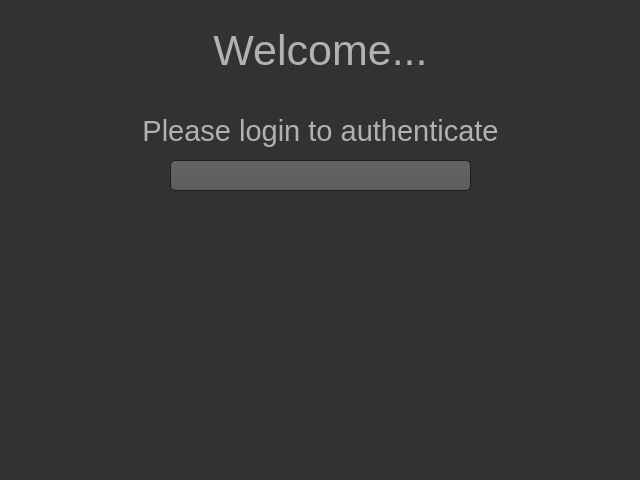
<?xml version="1.0" encoding="UTF-8"?>
<ui version="4.0">
 <class>Form</class>
 <widget class="QWidget" name="Form">
  <property name="geometry">
   <rect>
    <x>0</x>
    <y>0</y>
    <width>640</width>
    <height>480</height>
   </rect>
  </property>
  <property name="palette">
   <palette>
    <active>
     <colorrole role="WindowText">
      <brush brushstyle="SolidPattern">
       <color alpha="255">
        <red>177</red>
        <green>177</green>
        <blue>177</blue>
       </color>
      </brush>
     </colorrole>
     <colorrole role="Button">
      <brush brushstyle="SolidPattern">
       <color alpha="255">
        <red>50</red>
        <green>50</green>
        <blue>50</blue>
       </color>
      </brush>
     </colorrole>
     <colorrole role="Text">
      <brush brushstyle="SolidPattern">
       <color alpha="255">
        <red>177</red>
        <green>177</green>
        <blue>177</blue>
       </color>
      </brush>
     </colorrole>
     <colorrole role="ButtonText">
      <brush brushstyle="SolidPattern">
       <color alpha="255">
        <red>177</red>
        <green>177</green>
        <blue>177</blue>
       </color>
      </brush>
     </colorrole>
     <colorrole role="Base">
      <brush brushstyle="SolidPattern">
       <color alpha="255">
        <red>50</red>
        <green>50</green>
        <blue>50</blue>
       </color>
      </brush>
     </colorrole>
     <colorrole role="Window">
      <brush brushstyle="SolidPattern">
       <color alpha="255">
        <red>50</red>
        <green>50</green>
        <blue>50</blue>
       </color>
      </brush>
     </colorrole>
    </active>
    <inactive>
     <colorrole role="WindowText">
      <brush brushstyle="SolidPattern">
       <color alpha="255">
        <red>177</red>
        <green>177</green>
        <blue>177</blue>
       </color>
      </brush>
     </colorrole>
     <colorrole role="Button">
      <brush brushstyle="SolidPattern">
       <color alpha="255">
        <red>50</red>
        <green>50</green>
        <blue>50</blue>
       </color>
      </brush>
     </colorrole>
     <colorrole role="Text">
      <brush brushstyle="SolidPattern">
       <color alpha="255">
        <red>177</red>
        <green>177</green>
        <blue>177</blue>
       </color>
      </brush>
     </colorrole>
     <colorrole role="ButtonText">
      <brush brushstyle="SolidPattern">
       <color alpha="255">
        <red>177</red>
        <green>177</green>
        <blue>177</blue>
       </color>
      </brush>
     </colorrole>
     <colorrole role="Base">
      <brush brushstyle="SolidPattern">
       <color alpha="255">
        <red>50</red>
        <green>50</green>
        <blue>50</blue>
       </color>
      </brush>
     </colorrole>
     <colorrole role="Window">
      <brush brushstyle="SolidPattern">
       <color alpha="255">
        <red>50</red>
        <green>50</green>
        <blue>50</blue>
       </color>
      </brush>
     </colorrole>
    </inactive>
    <disabled>
     <colorrole role="WindowText">
      <brush brushstyle="SolidPattern">
       <color alpha="255">
        <red>64</red>
        <green>64</green>
        <blue>64</blue>
       </color>
      </brush>
     </colorrole>
     <colorrole role="Button">
      <brush brushstyle="SolidPattern">
       <color alpha="255">
        <red>50</red>
        <green>50</green>
        <blue>50</blue>
       </color>
      </brush>
     </colorrole>
     <colorrole role="Text">
      <brush brushstyle="SolidPattern">
       <color alpha="255">
        <red>64</red>
        <green>64</green>
        <blue>64</blue>
       </color>
      </brush>
     </colorrole>
     <colorrole role="ButtonText">
      <brush brushstyle="SolidPattern">
       <color alpha="255">
        <red>64</red>
        <green>64</green>
        <blue>64</blue>
       </color>
      </brush>
     </colorrole>
     <colorrole role="Base">
      <brush brushstyle="SolidPattern">
       <color alpha="255">
        <red>50</red>
        <green>50</green>
        <blue>50</blue>
       </color>
      </brush>
     </colorrole>
     <colorrole role="Window">
      <brush brushstyle="SolidPattern">
       <color alpha="255">
        <red>50</red>
        <green>50</green>
        <blue>50</blue>
       </color>
      </brush>
     </colorrole>
    </disabled>
   </palette>
  </property>
  <property name="windowTitle">
   <string>Form</string>
  </property>
  <property name="styleSheet">
   <string notr="true">QToolTip
{
     border: 1px solid black;
     background-color: #ffa02f;
     padding: 1px;
     border-radius: 3px;
     opacity: 100;
}

QWidget
{
    color: #b1b1b1;
    background-color: #323232;
}

QWidget:item:hover
{
    background-color: QLinearGradient( x1: 0, y1: 0, x2: 0, y2: 1, stop: 0 #ffa02f, stop: 1 #ca0619);
    color: #000000;
}

QWidget:item:selected
{
    background-color: QLinearGradient( x1: 0, y1: 0, x2: 0, y2: 1, stop: 0 #ffa02f, stop: 1 #d7801a);
}

QMenuBar::item
{
    background: transparent;
}

QMenuBar::item:selected
{
    background: transparent;
    border: 1px solid #ffaa00;
}

QMenuBar::item:pressed
{
    background: #444;
    border: 1px solid #000;
    background-color: QLinearGradient(
        x1:0, y1:0,
        x2:0, y2:1,
        stop:1 #212121,
        stop:0.4 #343434/*,
        stop:0.2 #343434,
        stop:0.1 #ffaa00*/
    );
    margin-bottom:-1px;
    padding-bottom:1px;
}

QMenu
{
    border: 1px solid #000;
}

QMenu::item
{
    padding: 2px 20px 2px 20px;
}

QMenu::item:selected
{
    color: #000000;
}

QWidget:disabled
{
    color: #404040;
    background-color: #323232;
}

QAbstractItemView
{
    background-color: QLinearGradient( x1: 0, y1: 0, x2: 0, y2: 1, stop: 0 #4d4d4d, stop: 0.1 #646464, stop: 1 #5d5d5d);
}

QWidget:focus
{
    /*border: 2px solid QLinearGradient( x1: 0, y1: 0, x2: 0, y2: 1, stop: 0 #ffa02f, stop: 1 #d7801a);*/
}

QLineEdit
{
    background-color: QLinearGradient( x1: 0, y1: 0, x2: 0, y2: 1, stop: 0 #4d4d4d, stop: 0 #646464, stop: 1 #5d5d5d);
    padding: 1px;
    border-style: solid;
    border: 1px solid #1e1e1e;
    border-radius: 5;
}

QPushButton
{
    color: #b1b1b1;
    background-color: QLinearGradient( x1: 0, y1: 0, x2: 0, y2: 1, stop: 0 #565656, stop: 0.1 #525252, stop: 0.5 #4e4e4e, stop: 0.9 #4a4a4a, stop: 1 #464646);
    border-width: 1px;
    border-color: #1e1e1e;
    border-style: solid;
    border-radius: 6;
    padding: 3px;
    font-size: 12px;
    padding-left: 5px;
    padding-right: 5px;
}

QPushButton:pressed
{
    background-color: QLinearGradient( x1: 0, y1: 0, x2: 0, y2: 1, stop: 0 #2d2d2d, stop: 0.1 #2b2b2b, stop: 0.5 #292929, stop: 0.9 #282828, stop: 1 #252525);
}

QComboBox
{
    selection-background-color: #ffaa00;
    background-color: QLinearGradient( x1: 0, y1: 0, x2: 0, y2: 1, stop: 0 #565656, stop: 0.1 #525252, stop: 0.5 #4e4e4e, stop: 0.9 #4a4a4a, stop: 1 #464646);
    border-style: solid;
    border: 1px solid #1e1e1e;
    border-radius: 5;
}

QComboBox:hover,QPushButton:hover
{
    border: 2px solid QLinearGradient( x1: 0, y1: 0, x2: 0, y2: 1, stop: 0 #ffa02f, stop: 1 #d7801a);
}


QComboBox:on
{
    padding-top: 3px;
    padding-left: 4px;
    background-color: QLinearGradient( x1: 0, y1: 0, x2: 0, y2: 1, stop: 0 #2d2d2d, stop: 0.1 #2b2b2b, stop: 0.5 #292929, stop: 0.9 #282828, stop: 1 #252525);
    selection-background-color: #ffaa00;
}

QComboBox QAbstractItemView
{
    border: 2px solid darkgray;
    selection-background-color: QLinearGradient( x1: 0, y1: 0, x2: 0, y2: 1, stop: 0 #ffa02f, stop: 1 #d7801a);
}

QComboBox::drop-down
{
     subcontrol-origin: padding;
     subcontrol-position: top right;
     width: 15px;

     border-left-width: 0px;
     border-left-color: darkgray;
     border-left-style: solid; /* just a single line */
     border-top-right-radius: 3px; /* same radius as the QComboBox */
     border-bottom-right-radius: 3px;
 }

QComboBox::down-arrow
{
     image: url(:/down_arrow.png);
}

QGroupBox:focus
{
border: 2px solid QLinearGradient( x1: 0, y1: 0, x2: 0, y2: 1, stop: 0 #ffa02f, stop: 1 #d7801a);
}

QTextEdit:focus
{
    border: 2px solid QLinearGradient( x1: 0, y1: 0, x2: 0, y2: 1, stop: 0 #ffa02f, stop: 1 #d7801a);
}

QScrollBar:horizontal {
     border: 1px solid #222222;
     background: QLinearGradient( x1: 0, y1: 0, x2: 0, y2: 1, stop: 0.0 #121212, stop: 0.2 #282828, stop: 1 #484848);
     height: 7px;
     margin: 0px 16px 0 16px;
}

QScrollBar::handle:horizontal
{
      background: QLinearGradient( x1: 0, y1: 0, x2: 1, y2: 0, stop: 0 #ffa02f, stop: 0.5 #d7801a, stop: 1 #ffa02f);
      min-height: 20px;
      border-radius: 2px;
}

QScrollBar::add-line:horizontal {
      border: 1px solid #1b1b19;
      border-radius: 2px;
      background: QLinearGradient( x1: 0, y1: 0, x2: 1, y2: 0, stop: 0 #ffa02f, stop: 1 #d7801a);
      width: 14px;
      subcontrol-position: right;
      subcontrol-origin: margin;
}

QScrollBar::sub-line:horizontal {
      border: 1px solid #1b1b19;
      border-radius: 2px;
      background: QLinearGradient( x1: 0, y1: 0, x2: 1, y2: 0, stop: 0 #ffa02f, stop: 1 #d7801a);
      width: 14px;
     subcontrol-position: left;
     subcontrol-origin: margin;
}

QScrollBar::right-arrow:horizontal, QScrollBar::left-arrow:horizontal
{
      border: 1px solid black;
      width: 1px;
      height: 1px;
      background: white;
}

QScrollBar::add-page:horizontal, QScrollBar::sub-page:horizontal
{
      background: none;
}

QScrollBar:vertical
{
      background: QLinearGradient( x1: 0, y1: 0, x2: 1, y2: 0, stop: 0.0 #121212, stop: 0.2 #282828, stop: 1 #484848);
      width: 7px;
      margin: 16px 0 16px 0;
      border: 1px solid #222222;
}

QScrollBar::handle:vertical
{
      background: QLinearGradient( x1: 0, y1: 0, x2: 0, y2: 1, stop: 0 #ffa02f, stop: 0.5 #d7801a, stop: 1 #ffa02f);
      min-height: 20px;
      border-radius: 2px;
}

QScrollBar::add-line:vertical
{
      border: 1px solid #1b1b19;
      border-radius: 2px;
      background: QLinearGradient( x1: 0, y1: 0, x2: 0, y2: 1, stop: 0 #ffa02f, stop: 1 #d7801a);
      height: 14px;
      subcontrol-position: bottom;
      subcontrol-origin: margin;
}

QScrollBar::sub-line:vertical
{
      border: 1px solid #1b1b19;
      border-radius: 2px;
      background: QLinearGradient( x1: 0, y1: 0, x2: 0, y2: 1, stop: 0 #d7801a, stop: 1 #ffa02f);
      height: 14px;
      subcontrol-position: top;
      subcontrol-origin: margin;
}

QScrollBar::up-arrow:vertical, QScrollBar::down-arrow:vertical
{
      border: 1px solid black;
      width: 1px;
      height: 1px;
      background: white;
}


QScrollBar::add-page:vertical, QScrollBar::sub-page:vertical
{
      background: none;
}

QTextEdit
{
    background-color: #242424;
}

QPlainTextEdit
{
    background-color: #242424;
}

QHeaderView::section
{
    background-color: QLinearGradient(x1:0, y1:0, x2:0, y2:1, stop:0 #616161, stop: 0.5 #505050, stop: 0.6 #434343, stop:1 #656565);
    color: white;
    padding-left: 4px;
    border: 1px solid #6c6c6c;
}

QCheckBox:disabled
{
color: #414141;
}

QDockWidget::title
{
    text-align: center;
    spacing: 3px; /* spacing between items in the tool bar */
    background-color: QLinearGradient(x1:0, y1:0, x2:0, y2:1, stop:0 #323232, stop: 0.5 #242424, stop:1 #323232);
}

QDockWidget::close-button, QDockWidget::float-button
{
    text-align: center;
    spacing: 1px; /* spacing between items in the tool bar */
    background-color: QLinearGradient(x1:0, y1:0, x2:0, y2:1, stop:0 #323232, stop: 0.5 #242424, stop:1 #323232);
}

QDockWidget::close-button:hover, QDockWidget::float-button:hover
{
    background: #242424;
}

QDockWidget::close-button:pressed, QDockWidget::float-button:pressed
{
    padding: 1px -1px -1px 1px;
}

QMainWindow::separator
{
    background-color: QLinearGradient(x1:0, y1:0, x2:0, y2:1, stop:0 #161616, stop: 0.5 #151515, stop: 0.6 #212121, stop:1 #343434);
    color: white;
    padding-left: 4px;
    border: 1px solid #4c4c4c;
    spacing: 3px; /* spacing between items in the tool bar */
}

QMainWindow::separator:hover
{

    background-color: QLinearGradient(x1:0, y1:0, x2:0, y2:1, stop:0 #d7801a, stop:0.5 #b56c17 stop:1 #ffa02f);
    color: white;
    padding-left: 4px;
    border: 1px solid #6c6c6c;
    spacing: 3px; /* spacing between items in the tool bar */
}

QToolBar::handle
{
     spacing: 3px; /* spacing between items in the tool bar */
     background: url(:/images/handle.png);
}

QMenu::separator
{
    height: 2px;
    background-color: QLinearGradient(x1:0, y1:0, x2:0, y2:1, stop:0 #161616, stop: 0.5 #151515, stop: 0.6 #212121, stop:1 #343434);
    color: white;
    padding-left: 4px;
    margin-left: 10px;
    margin-right: 5px;
}

QProgressBar
{
    border: 2px solid grey;
    border-radius: 5px;
    text-align: center;
}

QProgressBar::chunk
{
    background-color: #d7801a;
    width: 2.15px;
    margin: 0.5px;
}

QTabBar::tab {
    color: #b1b1b1;
    border: 1px solid #444;
    border-bottom-style: none;
    background-color: #323232;
    padding-left: 10px;
    padding-right: 10px;
    padding-top: 3px;
    padding-bottom: 2px;
    margin-right: -1px;
}

QTabWidget::pane {
    border: 1px solid #444;
    top: 1px;
}

QTabBar::tab:last
{
    margin-right: 0; /* the last selected tab has nothing to overlap with on the right */
    border-top-right-radius: 3px;
}

QTabBar::tab:first:!selected
{
 margin-left: 0px; /* the last selected tab has nothing to overlap with on the right */


    border-top-left-radius: 3px;
}

QTabBar::tab:!selected
{
    color: #b1b1b1;
    border-bottom-style: solid;
    margin-top: 3px;
    background-color: QLinearGradient(x1:0, y1:0, x2:0, y2:1, stop:1 #212121, stop:.4 #343434);
}

QTabBar::tab:selected
{
    border-top-left-radius: 3px;
    border-top-right-radius: 3px;
    margin-bottom: 0px;
}

QTabBar::tab:!selected:hover
{
    /*border-top: 2px solid #ffaa00;
    padding-bottom: 3px;*/
    border-top-left-radius: 3px;
    border-top-right-radius: 3px;
    background-color: QLinearGradient(x1:0, y1:0, x2:0, y2:1, stop:1 #212121, stop:0.4 #343434, stop:0.2 #343434, stop:0.1 #ffaa00);
}

QRadioButton::indicator:checked, QRadioButton::indicator:unchecked{
    color: #b1b1b1;
    background-color: #323232;
    border: 1px solid #b1b1b1;
    border-radius: 6px;
}

QRadioButton::indicator:checked
{
    background-color: qradialgradient(
        cx: 0.5, cy: 0.5,
        fx: 0.5, fy: 0.5,
        radius: 1.0,
        stop: 0.25 #ffaa00,
        stop: 0.3 #323232
    );
}

QCheckBox::indicator{
    color: #b1b1b1;
    background-color: #323232;
    border: 1px solid #b1b1b1;
    width: 9px;
    height: 9px;
}

QRadioButton::indicator
{
    border-radius: 6px;
}

QRadioButton::indicator:hover, QCheckBox::indicator:hover
{
    border: 1px solid #ffaa00;
}

QCheckBox::indicator:checked
{
    image:url(:/images/checkbox.png);
}

QCheckBox::indicator:disabled, QRadioButton::indicator:disabled
{
    border: 1px solid #444;
}</string>
  </property>
  <widget class="QLabel" name="lblUser">
   <property name="geometry">
    <rect>
     <x>10</x>
     <y>110</y>
     <width>621</width>
     <height>41</height>
    </rect>
   </property>
   <property name="palette">
    <palette>
     <active>
      <colorrole role="WindowText">
       <brush brushstyle="SolidPattern">
        <color alpha="255">
         <red>177</red>
         <green>177</green>
         <blue>177</blue>
        </color>
       </brush>
      </colorrole>
      <colorrole role="Button">
       <brush brushstyle="SolidPattern">
        <color alpha="255">
         <red>50</red>
         <green>50</green>
         <blue>50</blue>
        </color>
       </brush>
      </colorrole>
      <colorrole role="Text">
       <brush brushstyle="SolidPattern">
        <color alpha="255">
         <red>177</red>
         <green>177</green>
         <blue>177</blue>
        </color>
       </brush>
      </colorrole>
      <colorrole role="ButtonText">
       <brush brushstyle="SolidPattern">
        <color alpha="255">
         <red>177</red>
         <green>177</green>
         <blue>177</blue>
        </color>
       </brush>
      </colorrole>
      <colorrole role="Base">
       <brush brushstyle="SolidPattern">
        <color alpha="255">
         <red>50</red>
         <green>50</green>
         <blue>50</blue>
        </color>
       </brush>
      </colorrole>
      <colorrole role="Window">
       <brush brushstyle="SolidPattern">
        <color alpha="255">
         <red>50</red>
         <green>50</green>
         <blue>50</blue>
        </color>
       </brush>
      </colorrole>
     </active>
     <inactive>
      <colorrole role="WindowText">
       <brush brushstyle="SolidPattern">
        <color alpha="255">
         <red>177</red>
         <green>177</green>
         <blue>177</blue>
        </color>
       </brush>
      </colorrole>
      <colorrole role="Button">
       <brush brushstyle="SolidPattern">
        <color alpha="255">
         <red>50</red>
         <green>50</green>
         <blue>50</blue>
        </color>
       </brush>
      </colorrole>
      <colorrole role="Text">
       <brush brushstyle="SolidPattern">
        <color alpha="255">
         <red>177</red>
         <green>177</green>
         <blue>177</blue>
        </color>
       </brush>
      </colorrole>
      <colorrole role="ButtonText">
       <brush brushstyle="SolidPattern">
        <color alpha="255">
         <red>177</red>
         <green>177</green>
         <blue>177</blue>
        </color>
       </brush>
      </colorrole>
      <colorrole role="Base">
       <brush brushstyle="SolidPattern">
        <color alpha="255">
         <red>50</red>
         <green>50</green>
         <blue>50</blue>
        </color>
       </brush>
      </colorrole>
      <colorrole role="Window">
       <brush brushstyle="SolidPattern">
        <color alpha="255">
         <red>50</red>
         <green>50</green>
         <blue>50</blue>
        </color>
       </brush>
      </colorrole>
     </inactive>
     <disabled>
      <colorrole role="WindowText">
       <brush brushstyle="SolidPattern">
        <color alpha="255">
         <red>64</red>
         <green>64</green>
         <blue>64</blue>
        </color>
       </brush>
      </colorrole>
      <colorrole role="Button">
       <brush brushstyle="SolidPattern">
        <color alpha="255">
         <red>50</red>
         <green>50</green>
         <blue>50</blue>
        </color>
       </brush>
      </colorrole>
      <colorrole role="Text">
       <brush brushstyle="SolidPattern">
        <color alpha="255">
         <red>64</red>
         <green>64</green>
         <blue>64</blue>
        </color>
       </brush>
      </colorrole>
      <colorrole role="ButtonText">
       <brush brushstyle="SolidPattern">
        <color alpha="255">
         <red>64</red>
         <green>64</green>
         <blue>64</blue>
        </color>
       </brush>
      </colorrole>
      <colorrole role="Base">
       <brush brushstyle="SolidPattern">
        <color alpha="255">
         <red>50</red>
         <green>50</green>
         <blue>50</blue>
        </color>
       </brush>
      </colorrole>
      <colorrole role="Window">
       <brush brushstyle="SolidPattern">
        <color alpha="255">
         <red>50</red>
         <green>50</green>
         <blue>50</blue>
        </color>
       </brush>
      </colorrole>
     </disabled>
    </palette>
   </property>
   <property name="font">
    <font>
     <pointsize>22</pointsize>
    </font>
   </property>
   <property name="text">
    <string>Please login to authenticate</string>
   </property>
   <property name="alignment">
    <set>Qt::AlignCenter</set>
   </property>
  </widget>
  <widget class="QLabel" name="lblWelcome">
   <property name="geometry">
    <rect>
     <x>10</x>
     <y>30</y>
     <width>621</width>
     <height>41</height>
    </rect>
   </property>
   <property name="font">
    <font>
     <pointsize>32</pointsize>
    </font>
   </property>
   <property name="text">
    <string>Welcome...</string>
   </property>
   <property name="textFormat">
    <enum>Qt::PlainText</enum>
   </property>
   <property name="alignment">
    <set>Qt::AlignCenter</set>
   </property>
  </widget>
  <widget class="QLineEdit" name="txtCode">
   <property name="geometry">
    <rect>
     <x>170</x>
     <y>160</y>
     <width>301</width>
     <height>31</height>
    </rect>
   </property>
   <property name="font">
    <font>
     <pointsize>18</pointsize>
    </font>
   </property>
   <property name="cursor">
    <cursorShape>IBeamCursor</cursorShape>
   </property>
   <property name="text">
    <string/>
   </property>
  </widget>
  <widget class="QLabel" name="lblStatus">
   <property name="geometry">
    <rect>
     <x>11</x>
     <y>240</y>
     <width>621</width>
     <height>20</height>
    </rect>
   </property>
   <property name="palette">
    <palette>
     <active>
      <colorrole role="WindowText">
       <brush brushstyle="SolidPattern">
        <color alpha="255">
         <red>177</red>
         <green>177</green>
         <blue>177</blue>
        </color>
       </brush>
      </colorrole>
      <colorrole role="Button">
       <brush brushstyle="SolidPattern">
        <color alpha="255">
         <red>50</red>
         <green>50</green>
         <blue>50</blue>
        </color>
       </brush>
      </colorrole>
      <colorrole role="Text">
       <brush brushstyle="SolidPattern">
        <color alpha="255">
         <red>177</red>
         <green>177</green>
         <blue>177</blue>
        </color>
       </brush>
      </colorrole>
      <colorrole role="ButtonText">
       <brush brushstyle="SolidPattern">
        <color alpha="255">
         <red>177</red>
         <green>177</green>
         <blue>177</blue>
        </color>
       </brush>
      </colorrole>
      <colorrole role="Base">
       <brush brushstyle="SolidPattern">
        <color alpha="255">
         <red>50</red>
         <green>50</green>
         <blue>50</blue>
        </color>
       </brush>
      </colorrole>
      <colorrole role="Window">
       <brush brushstyle="SolidPattern">
        <color alpha="255">
         <red>50</red>
         <green>50</green>
         <blue>50</blue>
        </color>
       </brush>
      </colorrole>
     </active>
     <inactive>
      <colorrole role="WindowText">
       <brush brushstyle="SolidPattern">
        <color alpha="255">
         <red>177</red>
         <green>177</green>
         <blue>177</blue>
        </color>
       </brush>
      </colorrole>
      <colorrole role="Button">
       <brush brushstyle="SolidPattern">
        <color alpha="255">
         <red>50</red>
         <green>50</green>
         <blue>50</blue>
        </color>
       </brush>
      </colorrole>
      <colorrole role="Text">
       <brush brushstyle="SolidPattern">
        <color alpha="255">
         <red>177</red>
         <green>177</green>
         <blue>177</blue>
        </color>
       </brush>
      </colorrole>
      <colorrole role="ButtonText">
       <brush brushstyle="SolidPattern">
        <color alpha="255">
         <red>177</red>
         <green>177</green>
         <blue>177</blue>
        </color>
       </brush>
      </colorrole>
      <colorrole role="Base">
       <brush brushstyle="SolidPattern">
        <color alpha="255">
         <red>50</red>
         <green>50</green>
         <blue>50</blue>
        </color>
       </brush>
      </colorrole>
      <colorrole role="Window">
       <brush brushstyle="SolidPattern">
        <color alpha="255">
         <red>50</red>
         <green>50</green>
         <blue>50</blue>
        </color>
       </brush>
      </colorrole>
     </inactive>
     <disabled>
      <colorrole role="WindowText">
       <brush brushstyle="SolidPattern">
        <color alpha="255">
         <red>64</red>
         <green>64</green>
         <blue>64</blue>
        </color>
       </brush>
      </colorrole>
      <colorrole role="Button">
       <brush brushstyle="SolidPattern">
        <color alpha="255">
         <red>50</red>
         <green>50</green>
         <blue>50</blue>
        </color>
       </brush>
      </colorrole>
      <colorrole role="Text">
       <brush brushstyle="SolidPattern">
        <color alpha="255">
         <red>64</red>
         <green>64</green>
         <blue>64</blue>
        </color>
       </brush>
      </colorrole>
      <colorrole role="ButtonText">
       <brush brushstyle="SolidPattern">
        <color alpha="255">
         <red>64</red>
         <green>64</green>
         <blue>64</blue>
        </color>
       </brush>
      </colorrole>
      <colorrole role="Base">
       <brush brushstyle="SolidPattern">
        <color alpha="255">
         <red>50</red>
         <green>50</green>
         <blue>50</blue>
        </color>
       </brush>
      </colorrole>
      <colorrole role="Window">
       <brush brushstyle="SolidPattern">
        <color alpha="255">
         <red>50</red>
         <green>50</green>
         <blue>50</blue>
        </color>
       </brush>
      </colorrole>
     </disabled>
    </palette>
   </property>
   <property name="text">
    <string/>
   </property>
   <property name="alignment">
    <set>Qt::AlignCenter</set>
   </property>
  </widget>
 </widget>
 <resources/>
 <connections/>
</ui>
